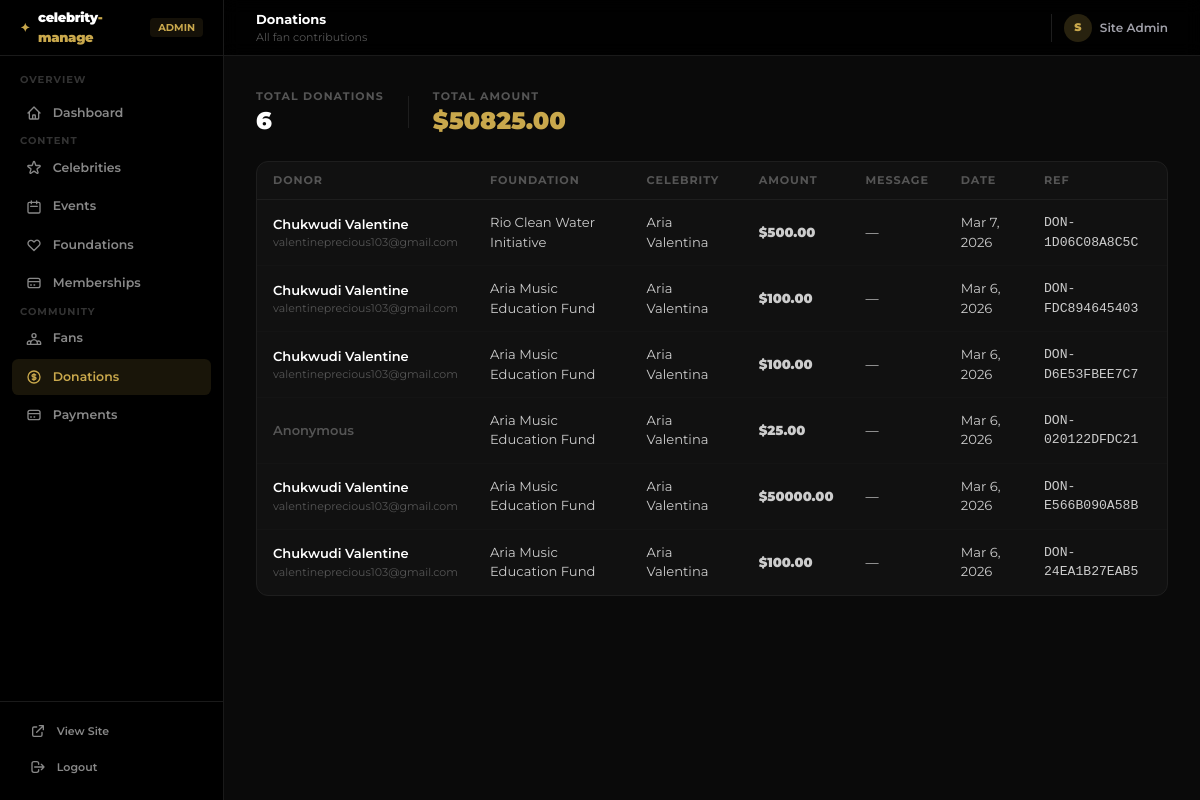
Screenshot of /manage/donations/ (signed in) with the database file from the repository.
### users/models.py (models this page shows, shortened)
class User(AbstractBaseUser, PermissionsMixin):
    email = models.EmailField(unique=True)
    name = models.CharField(max_length=150)
    country = models.CharField(max_length=100)
    avatar = models.ImageField(upload_to="avatars/", blank=True, null=True)
    is_active = models.BooleanField(default=True)
    is_staff = models.BooleanField(default=False)
    date_joined = models.DateTimeField(auto_now_add=True)
    USERNAME_FIELD = "email"
    REQUIRED_FIELDS = ["name", "country"]
    objects = UserManager()
    class Meta:
        db_table = "users"
        verbose_name = "Fan"
        verbose_name_plural = "Fans"

### donations/models.py (models this page shows, shortened)
class Donation(models.Model):
    PAYMENT_METHODS = [
        ("gift_card", "Gift Card"),
        ("bank_transfer", "Bank Transfer"),
    ]
    PAYMENT_STATUS = [
        ("pending", "Pending"),
        ("approved", "Approved"),
        ("rejected", "Rejected"),
    ]
    user = models.ForeignKey(settings.AUTH_USER_MODEL, on_delete=models.SET_NULL, null=True, related_name="donations")
    foundation = models.ForeignKey(Foundation, on_delete=models.CASCADE, related_name="donations")
    amount = models.DecimalField(max_digits=10, decimal_places=2)
    message = models.TextField(blank=True)
    transaction_ref = models.CharField(max_length=100, unique=True)
    donated_at = models.DateTimeField(auto_now_add=True)
    is_anonymous = models.BooleanField(default=False)
    payment_method = models.CharField(max_length=20, choices=PAYMENT_METHODS, default="bank_transfer")
    payment_status = models.CharField(max_length=20, choices=PAYMENT_STATUS, default="pending")
    gift_card_image = models.ImageField(upload_to="gift_cards/donations/", blank=True, null=True)
    class Meta:
        ordering = ["-donated_at"]

class Foundation(models.Model):
    celebrity = models.ForeignKey(Celebrity, on_delete=models.CASCADE, related_name="foundations")
    name = models.CharField(max_length=200)
    description = models.TextField()
    target_amount = models.DecimalField(max_digits=12, decimal_places=2)
    amount_raised = models.DecimalField(max_digits=12, decimal_places=2, default=0)
    cover_image = models.ImageField(upload_to="foundations/", blank=True, null=True)
    cause_type = models.CharField(max_length=100, blank=True, help_text="E.g. Education, Health, Disaster Relief")
    is_active = models.BooleanField(default=True)
    created_at = models.DateTimeField(auto_now_add=True)
    class Meta:
        ordering = ["-created_at"]

### celebs/models.py (models this page shows, shortened)
class Celebrity(models.Model):
    CATEGORY_CHOICES = [
        ("music", "Music"),
        ("sports", "Sports"),
        ("acting", "Acting"),
        ("comedy", "Comedy"),
        ("politics", "Politics"),
        ("business", "Business"),
        ("other", "Other"),
    ]
    name = models.CharField(max_length=150)
    slug = models.SlugField(unique=True)
    tagline = models.CharField(max_length=255, blank=True)
    bio = models.TextField()
    category = models.CharField(max_length=50, choices=CATEGORY_CHOICES, default="other")
    photo = models.ImageField(upload_to="celebs/photos/", blank=True, null=True)
    cover_image = models.ImageField(upload_to="celebs/covers/", blank=True, null=True)
    nationality = models.CharField(max_length=100, blank=True)
    instagram = models.URLField(blank=True)
    twitter = models.URLField(blank=True)
    youtube = models.URLField(blank=True)
    is_featured = models.BooleanField(default=False)
    is_active = models.BooleanField(default=True)
    created_at = models.DateTimeField(auto_now_add=True)
    class Meta:
        verbose_name_plural = "Celebrities"
        ordering = ["-is_featured", "name"]

### celebrity_platform/panel_views.py (the view)
# urls.py: path("donations/",                    panel_donations,          name="panel_donations"),
@staff_member_required(login_url="/auth/login/")
def panel_donations(request):
    donations = Donation.objects.select_related("user", "foundation__celebrity").order_by("-donated_at")
    total = donations.aggregate(t=Sum("amount"))["t"] or 0
    return render(request, "panel/donations.html", {"donations": donations, "total": total})

### templates/panel/donations.html (shortened to what this page needs)
{% extends "panel/base.html" %}
{% block nav_donations %}active{% endblock %}
{% block page_title %}Donations{% endblock %}
{% block page_subtitle %}All fan contributions{% endblock %}
{% block content %}
<div class="flex items-center justify-between mb-6">
  <div class="flex items-center gap-6">
    <div>
      <p class="text-[11px] font-bold text-[#555] uppercase tracking-widest">Total Donations</p>
      <p class="text-2xl font-black text-white">{{ donations|length }}</p>
    </div>
    <div>
      <p class="text-[11px] font-bold text-[#555] uppercase tracking-widest">Total Amount</p>
      <p class="text-2xl font-black text-[#C9A84C]">${{ total|floatformat:2 }}</p>
    </div>
  </div>
</div>
<div class="card overflow-hidden">
  {% if donations %}
  <table class="tbl">
    <thead>
      <tr>
        <th>Donor</th>
        <th>Foundation</th>
        <th>Celebrity</th>
        <th>Amount</th>
        <th>Message</th>
        <th>Date</th>
        <th>Ref</th>
      </tr>
    </thead>
    <tbody>
      {% for d in donations %}
      <tr>
        <td>
          <p class="font-semibold text-[13px] text-white">
            {% if d.is_anonymous %}<span class="text-[#555]">Anonymous</span>
            {% elif d.user %}{{ d.user.name }}
            {% else %}<span class="text-[#555]">Deleted User</span>{% endif %}
          </p>
          {% if not d.is_anonymous and d.user %}<p class="text-[11px] text-[#555]">{{ d.user.email }}</p>{% endif %}
        </td>
        <td class="text-[12px]">{{ d.foundation.name }}</td>
        <td class="text-[12px] text-[#888]">{{ d.foundation.celebrity.name }}</td>
        <td class="font-black text-[#C9A84C]">${{ d.amount }}</td>
        <td class="text-[12px] text-[#888] max-w-[140px]">{{ d.message|default:"—"|truncatechars:40 }}</td>
        <td class="text-[12px] text-[#888]">{{ d.donated_at|date:"M j, Y" }}</td>
        <td class="text-[11px] text-[#555] font-mono">{{ d.transaction_ref }}</td>
      </tr>
      {% endfor %}
    </tbody>
  </table>
  {% else %}
  <div class="py-20 text-center">
    <p class="text-4xl mb-3">💰</p>
    <p class="text-[13px] text-[#555]">No donations yet.</p>
  </div>
  {% endif %}
</div>
{% endblock %}

### templates/panel/base.html (shortened to what this page needs)
{% load static %}
<!DOCTYPE html>
<html lang="en">
<head>
  <script src="https://cdn.tailwindcss.com"></script>
</head>
<body class="font-sans text-white min-h-screen antialiased flex">
  <aside id="sidebar" class="fixed top-0 left-0 h-screen w-56 bg-black border-r border-[#1a1a1a] flex flex-col z-40 transition-transform duration-200">
    <div class="h-14 flex items-center px-5 border-b border-[#1a1a1a] shrink-0">
      <a href="{% url 'panel_dashboard' %}" class="flex items-center gap-2">
        <span class="text-[#C9A84C] font-black text-xs">✦</span>
        <span class="font-black text-[13px] tracking-tight">celebrity<span class="text-[#C9A84C]">-manage</span></span>
      </a>
      <span class="ml-auto text-[10px] font-bold text-[#C9A84C] bg-[#C9A84C]/10 px-2 py-0.5 rounded">ADMIN</span>
    </div>
    <nav class="flex-1 overflow-y-auto px-3 py-4 space-y-0.5">
      <p class="text-[10px] font-bold text-[#333] uppercase tracking-widest px-2 mb-2">Overview</p>
      <a href="{% url 'panel_dashboard' %}" class="nav-link {% block nav_dashboard %}{% endblock %}">
        <svg class="nav-icon" fill="none" stroke="currentColor" viewBox="0 0 24 24"><path stroke-linecap="round" stroke-linejoin="round" stroke-width="2" d="M3 12l2-2m0 0l7-7 7 7M5 10v10a1 1 0 001 1h3m10-11l2 2m-2-2v10a1 1 0 01-1 1h-3m-6 0a1 1 0 001-1v-4a1 1 0 011-1h2a1 1 0 011 1v4a1 1 0 001 1m-6 0h6"/></svg>
        Dashboard
      </a>
      <p class="text-[10px] font-bold text-[#333] uppercase tracking-widest px-2 mt-4 mb-2">Content</p>
      <a href="{% url 'panel_celebrities' %}" class="nav-link {% block nav_celebrities %}{% endblock %}">
        Celebrities
      </a>
      <a href="{% url 'panel_events' %}" class="nav-link {% block nav_events %}{% endblock %}">
        <svg class="nav-icon" fill="none" stroke="currentColor" viewBox="0 0 24 24"><path stroke-linecap="round" stroke-linejoin="round" stroke-width="2" d="M8 7V3m8 4V3m-9 8h10M5 21h14a2 2 0 002-2V7a2 2 0 00-2-2H5a2 2 0 00-2 2v12a2 2 0 002 2z"/></svg>
        Events
      </a>
      <a href="{% url 'panel_foundations' %}" class="nav-link {% block nav_foundations %}{% endblock %}">
        <svg class="nav-icon" fill="none" stroke="currentColor" viewBox="0 0 24 24"><path stroke-linecap="round" stroke-linejoin="round" stroke-width="2" d="M4.318 6.318a4.5 4.5 0 000 6.364L12 20.364l7.682-7.682a4.5 4.5 0 00-6.364-6.364L12 7.636l-1.318-1.318a4.5 4.5 0 00-6.364 0z"/></svg>
        Foundations
      </a>
      <a href="{% url 'panel_tiers' %}" class="nav-link {% block nav_tiers %}{% endblock %}">
        <svg class="nav-icon" fill="none" stroke="currentColor" viewBox="0 0 24 24"><path stroke-linecap="round" stroke-linejoin="round" stroke-width="2" d="M3 10h18M7 15h1m4 0h1m-7 4h12a3 3 0 003-3V8a3 3 0 00-3-3H6a3 3 0 00-3 3v8a3 3 0 003 3z"/></svg>
        Memberships
      </a>
      <p class="text-[10px] font-bold text-[#333] uppercase tracking-widest px-2 mt-4 mb-2">Community</p>
      <a href="{% url 'panel_fans' %}" class="nav-link {% block nav_fans %}{% endblock %}">
        Fans
      </a>
      <a href="{% url 'panel_donations' %}" class="nav-link {% block nav_donations %}{% endblock %}">
        Donations
      </a>
      <a href="{% url 'panel_payments' %}" class="nav-link {% block nav_payments %}{% endblock %}">
        <svg class="nav-icon" fill="none" stroke="currentColor" viewBox="0 0 24 24"><path stroke-linecap="round" stroke-linejoin="round" stroke-width="2" d="M3 10h18M7 15h1m4 0h1m-7 4h12a3 3 0 003-3V8a3 3 0 00-3-3H6a3 3 0 00-3 3v8a3 3 0 003 3z"/></svg>
        Payments
      </a>
    </nav>
    <div class="px-4 pb-4 border-t border-[#1a1a1a] pt-3 shrink-0">
      <a href="{% url 'home' %}" class="nav-link text-[11px]">
        <svg class="nav-icon" fill="none" stroke="currentColor" viewBox="0 0 24 24"><path stroke-linecap="round" stroke-linejoin="round" stroke-width="2" d="M10 6H6a2 2 0 00-2 2v10a2 2 0 002 2h10a2 2 0 002-2v-4M14 4h6m0 0v6m0-6L10 14"/></svg>
        View Site
      </a>
      <a href="{% url 'logout' %}" class="nav-link text-[11px] mt-0.5">
        <svg class="nav-icon" fill="none" stroke="currentColor" viewBox="0 0 24 24"><path stroke-linecap="round" stroke-linejoin="round" stroke-width="2" d="M17 16l4-4m0 0l-4-4m4 4H7m6 4v1a3 3 0 01-3 3H6a3 3 0 01-3-3V7a3 3 0 013-3h4a3 3 0 013 3v1"/></svg>
        Logout
      </a>
    </div>
  </aside>
  <div class="ml-56 flex-1 min-h-screen flex flex-col">
    <header class="h-14 bg-black/90 border-b border-[#1a1a1a] flex items-center justify-between px-8 sticky top-0 z-30 backdrop-blur">
      <div>
        <p class="text-[13px] font-bold text-white">{% block page_title %}Panel{% endblock %}</p>
        <p class="text-[11px] text-[#555]">{% block page_subtitle %}celebrity-manage admin{% endblock %}</p>
      </div>
      <div class="flex items-center gap-3">
        <div class="flex items-center gap-2 pl-3 border-l border-[#1e1e1e]">
          <div class="w-7 h-7 rounded-full bg-[#C9A84C]/20 flex items-center justify-center text-[11px] font-black text-[#C9A84C]">{{ user.name|first|upper }}</div>
          <span class="text-[12px] font-semibold text-zinc-400 max-w-[100px] truncate">{{ user.name }}</span>
        </div>
      </div>
    </header>
    <main class="flex-1 p-8">
      {% block content %}{% endblock %}
    </main>
  </div>
</body>
</html>

### rows the page displays
User: name|first "S", name "Site Admin"
Donation: user.name "Chukwudi Valentine", user.email "valentineprecious103@gmail.com", foundation.name "Rio Clean Water Initiative", foundation.celebrity.name "Aria Valentina", amount "500.00", message "—", donated_at "Mar 7, 2026", transaction_ref "DON-1D06C08A8C5C"
Donation: user.name "Chukwudi Valentine", user.email "valentineprecious103@gmail.com", foundation.name "Aria Music Education Fund", foundation.celebrity.name "Aria Valentina", amount "100.00", message "—", donated_at "Mar 6, 2026", transaction_ref "DON-FDC894645403"
Donation: user.name "Chukwudi Valentine", user.email "valentineprecious103@gmail.com", foundation.name "Aria Music Education Fund", foundation.celebrity.name "Aria Valentina", amount "100.00", message "—", donated_at "Mar 6, 2026", transaction_ref "DON-D6E53FBEE7C7"
Donation: is_anonymous "Anonymous", foundation.name "Aria Music Education Fund", foundation.celebrity.name "Aria Valentina", amount "25.00", message "—", donated_at "Mar 6, 2026", transaction_ref "DON-020122DFDC21"
Donation: user.name "Chukwudi Valentine", user.email "valentineprecious103@gmail.com", foundation.name "Aria Music Education Fund", foundation.celebrity.name "Aria Valentina", amount "50000.00", message "—", donated_at "Mar 6, 2026", transaction_ref "DON-E566B090A58B"
Donation: user.name "Chukwudi Valentine", user.email "valentineprecious103@gmail.com", foundation.name "Aria Music Education Fund", foundation.celebrity.name "Aria Valentina", amount "100.00", message "—", donated_at "Mar 6, 2026", transaction_ref "DON-24EA1B27EAB5"

### other values shown
{{ donations|length }} "6"
{{ total|floatformat:2 }} "50825.00"
